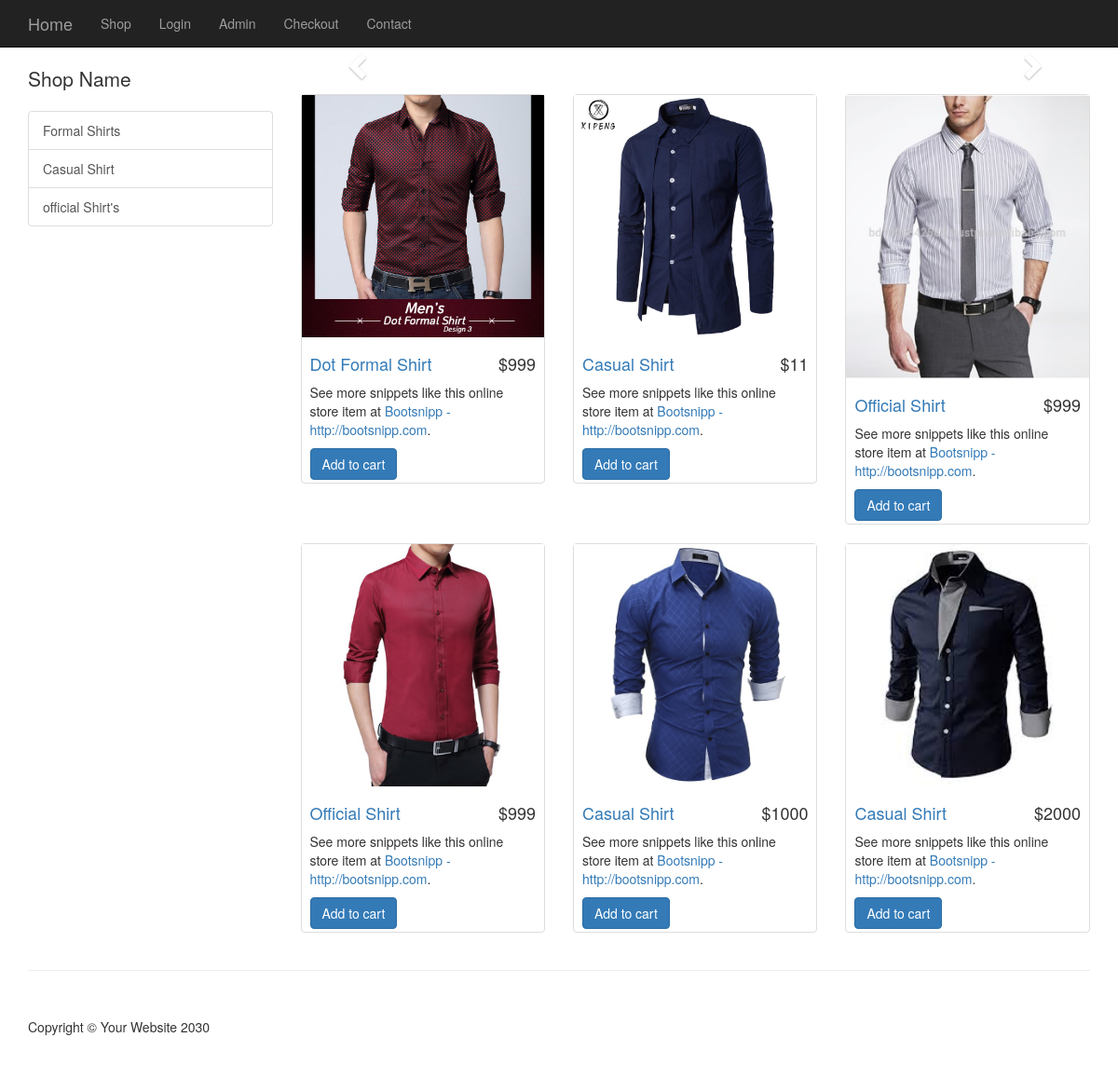
The page / on the database its author committed.
### tables this page shows
CREATE TABLE `categories` (
  `cat_id` int(11) NOT NULL,
  `cat_title` varchar(255) NOT NULL
);

CREATE TABLE `products` (
  `product_id` int(11) NOT NULL,
  `product_title` varchar(255) NOT NULL,
  `product_category_id` int(11) NOT NULL,
  `product_price` float NOT NULL,
  `product_quantity` int(11) NOT NULL,
  `product_description` text NOT NULL,
  `short_desc` text NOT NULL,
  `product_image` varchar(255) NOT NULL
);

### resources/functions.php (the view, shortened to what this page needs)
<?php
	$upload_dicrectory = "uploads";
	function query($sql)
	{
		global $connection;
		return mysqli_query($connection, $sql);
	}
	function fetch_array($result)
	{
		return mysqli_fetch_array($result);
	}
	function get_products()
	{
		$query = query("SELECT * FROM products");
		while($row = fetch_array($query))
		{
			$product_image=display_image($row['product_image']);
			$product = <<<DELIMETER
			<div class="col-sm-4 col-lg-4 col-md-4">
				<div class="thumbnail">
					<a href="item.php?id={$row['product_id']}"><img src="../resources/{$product_image}" alt=""></a>
					<div class="caption">
						<h4 class="pull-right">&#36;{$row['product_price']}</h4>
						<h4><a href="item.php?id={$row['product_id']}">{$row['product_title']}</a></h4>
						<p>See more snippets like this online store item at <a target="_blank" href="http://www.bootsnipp.com">Bootsnipp - http://bootsnipp.com</a>.</p>
						<a class="btn btn-primary" target="_blank" href="../resources/cart.php?add={$row['product_id']}">Add to cart</a>
					</div>
				</div>
			</div>
			DELIMETER;
			echo $product;
		}
	}
	function get_categories()
	{
			$query = query("SELECT * FROM categories");
    		while ($row = fetch_array($query))
    		{
				$category_link = <<<DELIMETER
				<a href="category.php?id={$row['cat_id']}" class="list-group-item">{$row["cat_title"]}</a>
				DELIMETER;
				echo $category_link;
    		}
	}
function display_image($picture)
{
	global $upload_dicrectory;
	return $upload_dicrectory .DS. $picture;
}
 ?>

### resources/templates/front/header.php (shortened to what this page needs)
<!DOCTYPE html>
<html lang="en">
<head>
    <link href="css/bootstrap.min.css" rel="stylesheet">
    <link href="css/shop-homepage.css" rel="stylesheet">
    <link rel="stylesheet" type="text/css" href="css/styles.css">
</head>
<body>
    <nav class="navbar navbar-inverse navbar-fixed-top" role="navigation">
        <?php include_once(TEMPLATE_FRONT .DS. "top_nav.php") ?>
    </nav>

### resources/templates/front/top_nav.php (shortened to what this page needs)
<div class="container">
            <div class="navbar-header">
                <a class="navbar-brand" href="index.php">Home</a>
            </div>
            <div class="collapse navbar-collapse" id="bs-example-navbar-collapse-1">
                <ul class="nav navbar-nav">
                    <li>
                        <a href="shop.php">Shop</a>
                    </li>
                    <li>
                        <a href="login.php">Login</a>
                    </li>
                    <li>
                        <a href="admin/">Admin</a>
                    </li>
                     <li>
                        <a href="checkout.php">Checkout</a>
                    </li>
                    <li>
                        <a href="contact.php">Contact</a>
                    </li>
                </ul>
            </div>
        </div>

### public/index.php (shortened to what this page needs)
<?php include(TEMPLATE_FRONT .DS. "header.php") ?>
    <div class="container">
        <div class="row">
            <?php include_once(TEMPLATE_FRONT .DS. "side_nav.php") ?>
            <div class="col-md-9">
                <div class="row carousel-holder">
                    <div class="col-md-12">
                        <?php include_once(TEMPLATE_FRONT .DS. "slider.php") ?>
                    </div>
                </div>
                <div class="row">
                    <?php get_products(); ?>
                </div>
            </div>
        </div>
    </div>
<?php include_once(TEMPLATE_FRONT .DS. "footer.php") ?>

### resources/templates/front/side_nav.php
<div class="col-md-3">
    <p class="lead">Shop Name</p>
    <div class="list-group">
    	<?php
            get_categories();
    	 ?>
 	</div>
</div>

### resources/templates/front/slider.php (shortened to what this page needs)
<div id="carousel-example-generic" class="carousel slide" data-ride="carousel">
                            <ol class="carousel-indicators">
                            </ol>
                            <a class="left carousel-control" href="#carousel-example-generic" data-slide="prev">
                                <span class="glyphicon glyphicon-chevron-left"></span>
                            </a>
                            <a class="right carousel-control" href="#carousel-example-generic" data-slide="next">
                                <span class="glyphicon glyphicon-chevron-right"></span>
                            </a>
</div>

### resources/templates/front/footer.php (shortened to what this page needs)
    <div class="container">
        <hr>
        <footer>
            <div class="row">
                <div class="col-lg-12">
                    <p>Copyright &copy; Your Website 2030</p>
                </div>
            </div>
        </footer>
    </div>
</body>
</html>

### public/css/shop-homepage.css (style rules this page uses)
body { padding-top: 70px; }
.carousel-holder { margin-bottom: 30px; }
.carousel-control, .item { border-radius: 4px; }
.caption { height: 130px; overflow: hidden; }
.caption h4 { white-space: nowrap; }
.thumbnail img { width: 100%; }
.thumbnail { padding: 0; }
footer { margin: 50px 0; }

### public/css/styles.css (style rules this page uses)
.caption { height: 156px; }

### rows shown on the page
categories: cat_title "Formal Shirts"
categories: cat_title "Casual Shirt"
categories: cat_title "official Shirt's"
products: product_image (picture), product_price "999", product_title "Dot Formal Shirt"
products: product_image (picture), product_price "11", product_title "Casual Shirt"
products: product_image (picture), product_price "999", product_title "Official Shirt"
products: product_image (picture), product_price "999", product_title "Official Shirt"
products: product_image (picture), product_price "1000", product_title "Casual Shirt"
products: product_image (picture), product_price "2000", product_title "Casual Shirt"
